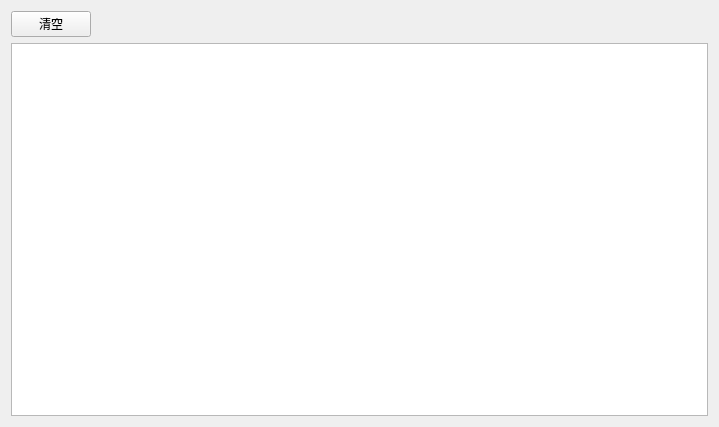
<?xml version="1.0" encoding="UTF-8"?>
<ui version="4.0">
 <class>MyDebugWidget</class>
 <widget class="QWidget" name="MyDebugWidget">
  <property name="geometry">
   <rect>
    <x>0</x>
    <y>0</y>
    <width>719</width>
    <height>427</height>
   </rect>
  </property>
  <property name="windowTitle">
   <string>Form</string>
  </property>
  <layout class="QGridLayout" name="gridLayout">
   <item row="0" column="0">
    <widget class="QPushButton" name="clearEditButton">
     <property name="text">
      <string>清空</string>
     </property>
    </widget>
   </item>
   <item row="0" column="1">
    <spacer name="horizontalSpacer">
     <property name="orientation">
      <enum>Qt::Horizontal</enum>
     </property>
     <property name="sizeHint" stdset="0">
      <size>
       <width>617</width>
       <height>20</height>
      </size>
     </property>
    </spacer>
   </item>
   <item row="1" column="0" colspan="2">
    <widget class="QTextEdit" name="textEditDebug"/>
   </item>
  </layout>
 </widget>
 <resources/>
 <connections/>
</ui>
